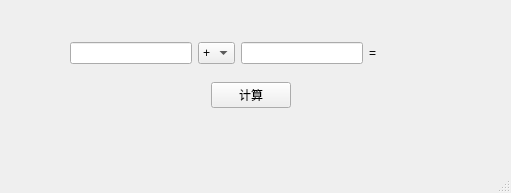
<?xml version="1.0" encoding="UTF-8"?>
<ui version="4.0">
 <class>MainWindow</class>
 <widget class="QMainWindow" name="MainWindow">
  <property name="geometry">
   <rect>
    <x>0</x>
    <y>0</y>
    <width>511</width>
    <height>193</height>
   </rect>
  </property>
  <property name="windowTitle">
   <string>MainWindow</string>
  </property>
  <widget class="QWidget" name="centralwidget">
   <widget class="QWidget" name="">
    <property name="geometry">
     <rect>
      <x>70</x>
      <y>30</y>
      <width>362</width>
      <height>87</height>
     </rect>
    </property>
    <layout class="QGridLayout" name="gridLayout_3">
     <item row="0" column="0">
      <layout class="QGridLayout" name="gridLayout">
       <item row="0" column="3">
        <widget class="QLabel" name="label">
         <property name="text">
          <string>&lt;html&gt;&lt;head/&gt;&lt;body&gt;&lt;p align=&quot;center&quot;&gt;=&lt;/p&gt;&lt;/body&gt;&lt;/html&gt;</string>
         </property>
        </widget>
       </item>
       <item row="0" column="4">
        <widget class="QLabel" name="resultText">
         <property name="minimumSize">
          <size>
           <width>50</width>
           <height>30</height>
          </size>
         </property>
         <property name="sizeIncrement">
          <size>
           <width>10</width>
           <height>10</height>
          </size>
         </property>
         <property name="baseSize">
          <size>
           <width>10</width>
           <height>10</height>
          </size>
         </property>
         <property name="text">
          <string/>
         </property>
        </widget>
       </item>
       <item row="0" column="0">
        <widget class="QLineEdit" name="lineEdit_1"/>
       </item>
       <item row="0" column="2">
        <widget class="QLineEdit" name="lineEdit_2"/>
       </item>
       <item row="0" column="1">
        <widget class="QComboBox" name="comboBox">
         <item>
          <property name="text">
           <string>+</string>
          </property>
         </item>
         <item>
          <property name="text">
           <string>-</string>
          </property>
         </item>
         <item>
          <property name="text">
           <string>*</string>
          </property>
         </item>
         <item>
          <property name="text">
           <string>/</string>
          </property>
         </item>
        </widget>
       </item>
      </layout>
     </item>
     <item row="1" column="0">
      <layout class="QGridLayout" name="gridLayout_2">
       <item row="0" column="0">
        <spacer name="horizontalSpacer_2">
         <property name="orientation">
          <enum>Qt::Horizontal</enum>
         </property>
         <property name="sizeHint" stdset="0">
          <size>
           <width>40</width>
           <height>20</height>
          </size>
         </property>
        </spacer>
       </item>
       <item row="0" column="1">
        <widget class="QPushButton" name="pushButton">
         <property name="text">
          <string>计算</string>
         </property>
        </widget>
       </item>
       <item row="0" column="2">
        <spacer name="horizontalSpacer">
         <property name="orientation">
          <enum>Qt::Horizontal</enum>
         </property>
         <property name="sizeHint" stdset="0">
          <size>
           <width>40</width>
           <height>20</height>
          </size>
         </property>
        </spacer>
       </item>
      </layout>
     </item>
    </layout>
   </widget>
  </widget>
  <widget class="QMenuBar" name="menubar">
   <property name="geometry">
    <rect>
     <x>0</x>
     <y>0</y>
     <width>511</width>
     <height>25</height>
    </rect>
   </property>
  </widget>
  <widget class="QStatusBar" name="statusbar"/>
 </widget>
 <resources/>
 <connections/>
</ui>
